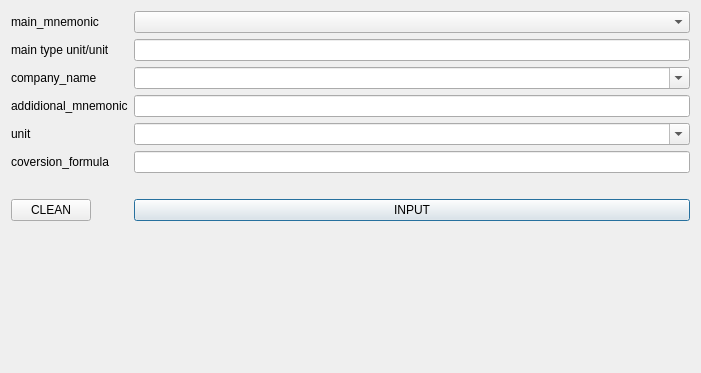
<?xml version="1.0" encoding="UTF-8"?>
<ui version="4.0">
 <class>UpdateAdditionalMnemonic</class>
 <widget class="QDialog" name="UpdateAdditionalMnemonic">
  <property name="geometry">
   <rect>
    <x>0</x>
    <y>0</y>
    <width>701</width>
    <height>373</height>
   </rect>
  </property>
  <property name="windowTitle">
   <string>Update Additiona lMnemonic</string>
  </property>
  <layout class="QFormLayout" name="formLayout_2">
   <item row="0" column="0">
    <widget class="QLabel" name="label_2">
     <property name="text">
      <string>main_mnemonic</string>
     </property>
    </widget>
   </item>
   <item row="14" column="1">
    <widget class="QLabel" name="label_input_info">
     <property name="text">
      <string/>
     </property>
    </widget>
   </item>
   <item row="15" column="1">
    <widget class="QPushButton" name="pushButton_INPUT">
     <property name="text">
      <string>INPUT</string>
     </property>
    </widget>
   </item>
   <item row="15" column="0">
    <widget class="QPushButton" name="pushButton_CLEAN">
     <property name="text">
      <string>CLEAN</string>
     </property>
    </widget>
   </item>
   <item row="2" column="0">
    <widget class="QLabel" name="label_5">
     <property name="text">
      <string>company_name</string>
     </property>
    </widget>
   </item>
   <item row="2" column="1">
    <widget class="QComboBox" name="comboBox_company_name">
     <property name="editable">
      <bool>true</bool>
     </property>
    </widget>
   </item>
   <item row="3" column="0">
    <widget class="QLabel" name="label">
     <property name="text">
      <string>addidional_mnemonic</string>
     </property>
    </widget>
   </item>
   <item row="3" column="1">
    <widget class="QLineEdit" name="lineEdit_addidional_mnemonic_name"/>
   </item>
   <item row="4" column="0">
    <widget class="QLabel" name="label_3">
     <property name="text">
      <string>unit</string>
     </property>
    </widget>
   </item>
   <item row="6" column="0">
    <widget class="QLabel" name="label_4">
     <property name="text">
      <string>coversion_formula</string>
     </property>
    </widget>
   </item>
   <item row="6" column="1">
    <widget class="QLineEdit" name="lineEdit_coversion_formula"/>
   </item>
   <item row="0" column="1">
    <widget class="QComboBox" name="comboBox_main_mnemonic_name">
     <property name="enabled">
      <bool>true</bool>
     </property>
    </widget>
   </item>
   <item row="1" column="1">
    <widget class="QLineEdit" name="lineEdit_unit_info">
     <property name="enabled">
      <bool>true</bool>
     </property>
     <property name="readOnly">
      <bool>true</bool>
     </property>
    </widget>
   </item>
   <item row="1" column="0">
    <widget class="QLabel" name="label_6">
     <property name="text">
      <string>main type unit/unit</string>
     </property>
    </widget>
   </item>
   <item row="4" column="1">
    <widget class="QComboBox" name="comboBox_derived_unit">
     <property name="editable">
      <bool>true</bool>
     </property>
    </widget>
   </item>
  </layout>
 </widget>
 <resources/>
 <connections/>
</ui>
